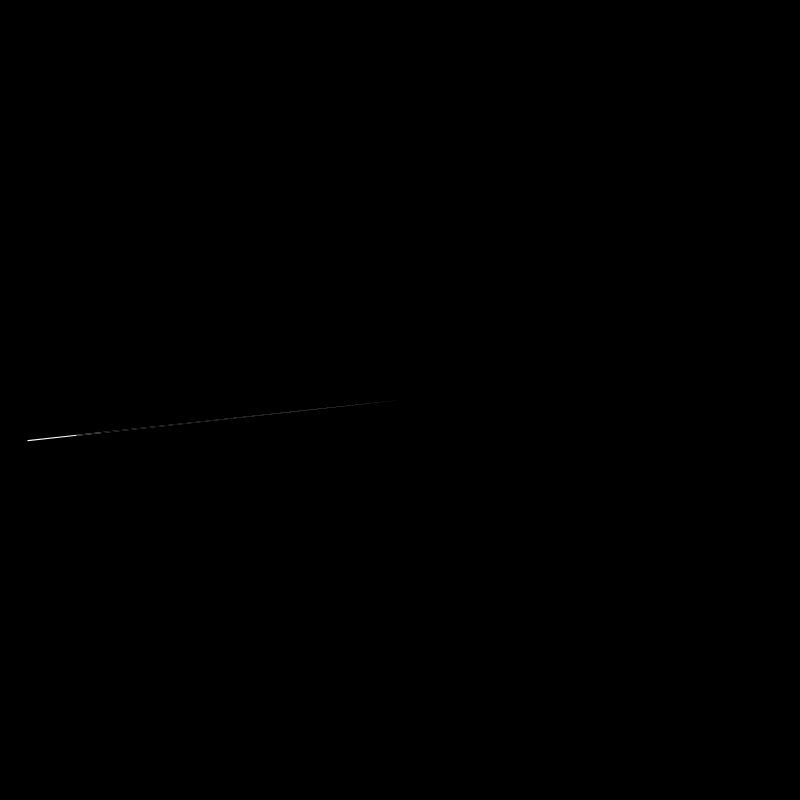
Frame 1 (no input)
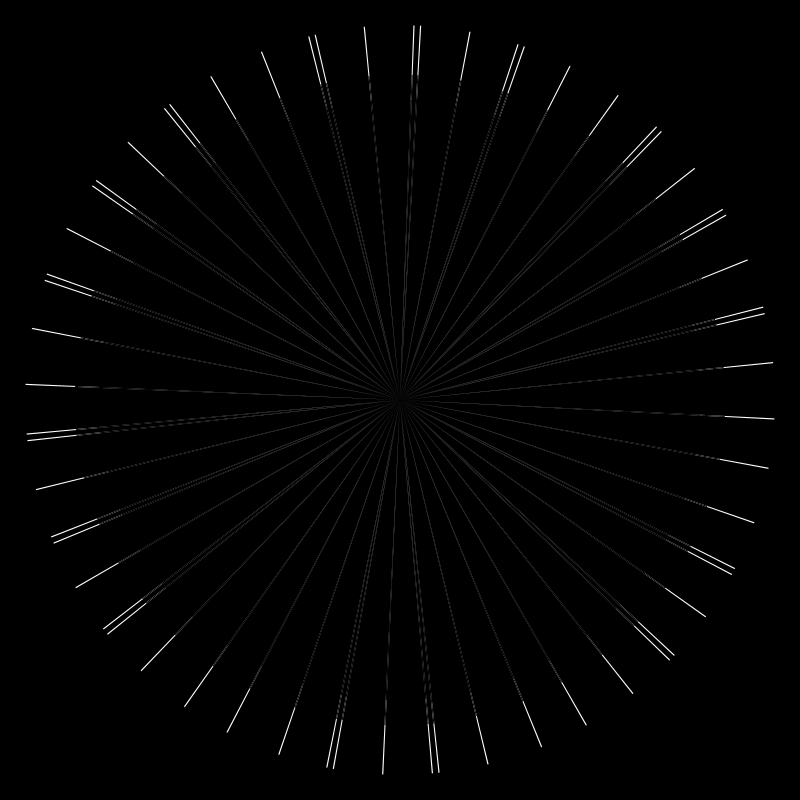
Frame 60 (the mouse pressed at the canvas centre just before this capture)
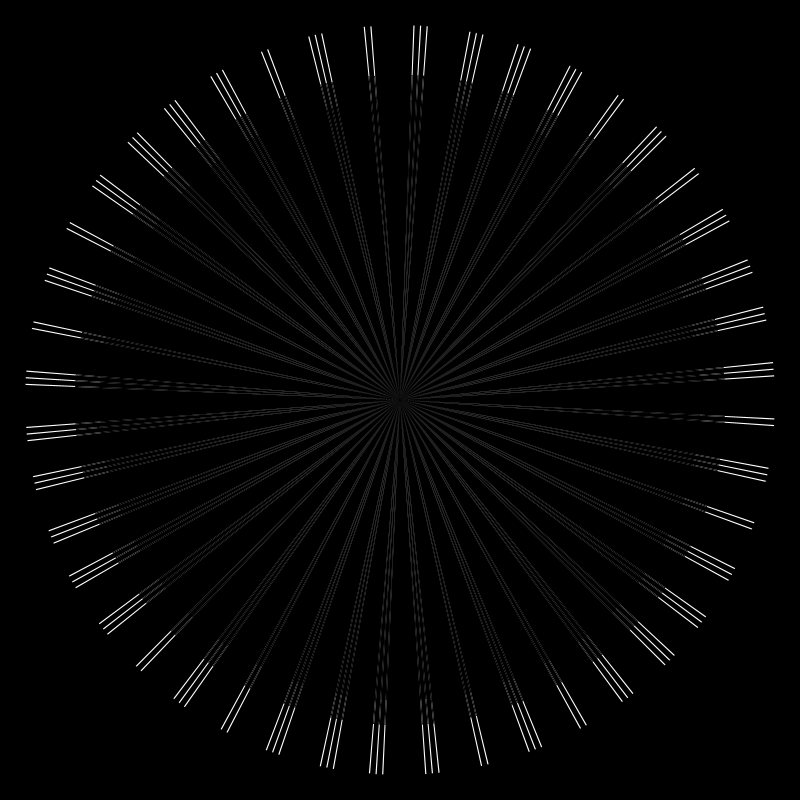
Frame 120 (the mouse held since frame 60 and released just before this capture)

The Processing sketch that drew these frames (run headless with seeded random() and noise(); from frame 60 on, the mouse is pressed at the canvas centre):

// Processing sketch: processing_8341
// ── processing_8341.pde

//Variable de couleur
int a;
//Rayon du cercle
int R;
//Centre du cercle
int xc;
int yc;
//angle qui détermine la position de l'arc
float angle1=random(0, PI);


void setup()
{
 //Epaisseur des traits 
  strokeWeight(0.5);
 //Couleur de fond 
  background(0);
 //Taille du sketch 
  size (800,800);
  //on déclare les variables
  a=(255);
  R=height-50;
  xc=width/2;
  yc=height/2;
  frameRate(160);
}
void draw()
{
 //Pour adoucir les trait.
   smooth();
 
 //Pour la couleur des arcs.
   fill(a);
 
 //On definit l'arc.
   angle1=(angle1+TWO_PI)%TWO_PI;
   
 //On trace le premier arc.
   arc (xc,yc,R,R,(angle1+frameCount)%TWO_PI,(angle1+frameCount+PI/1000)%TWO_PI);
 
   fill(0);
 
 //On trace le deuxième arc. 
   arc (xc,yc,R-100,R-100,(angle1+frameCount)%TWO_PI,(angle1+frameCount+PI/1000)%TWO_PI);
 //On trace le trosiième arc.  
   arc (xc,yc,R-150,R-150,(angle1+frameCount)%TWO_PI,(angle1+frameCount+PI/1000)%TWO_PI);


}
